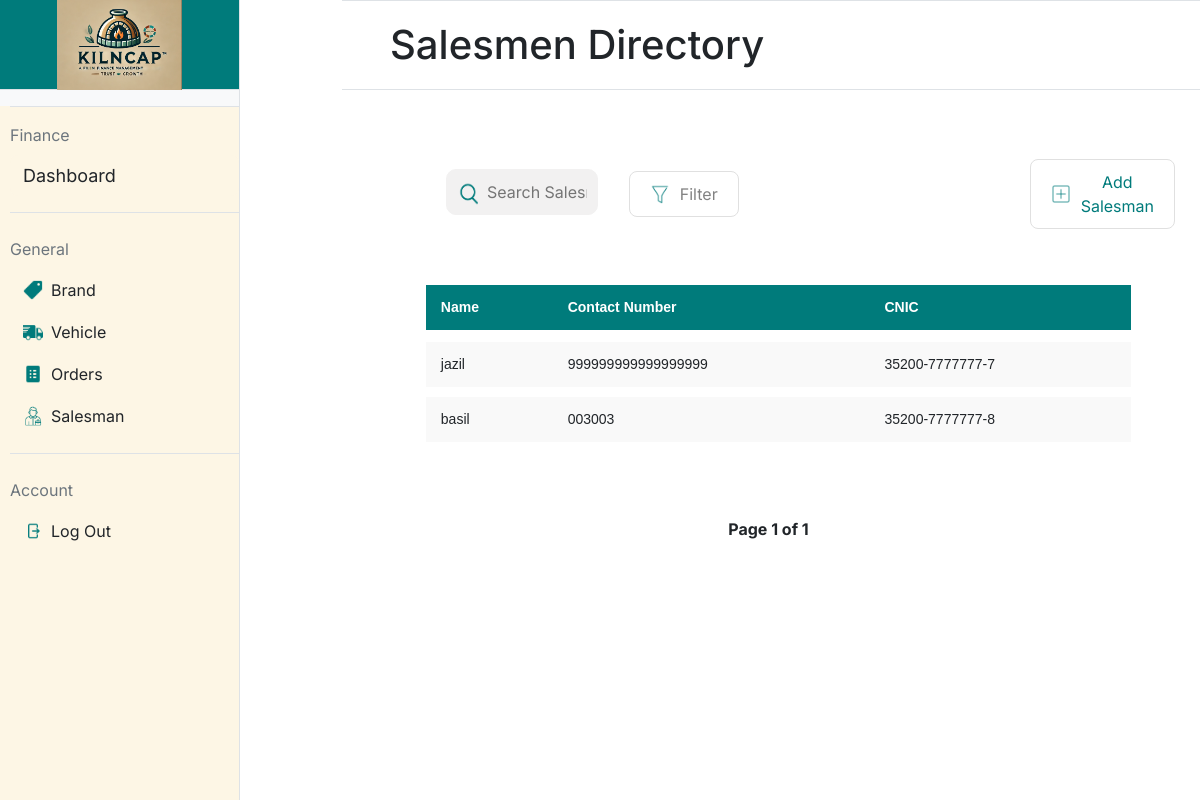
Page /salesman on the earlier database version.
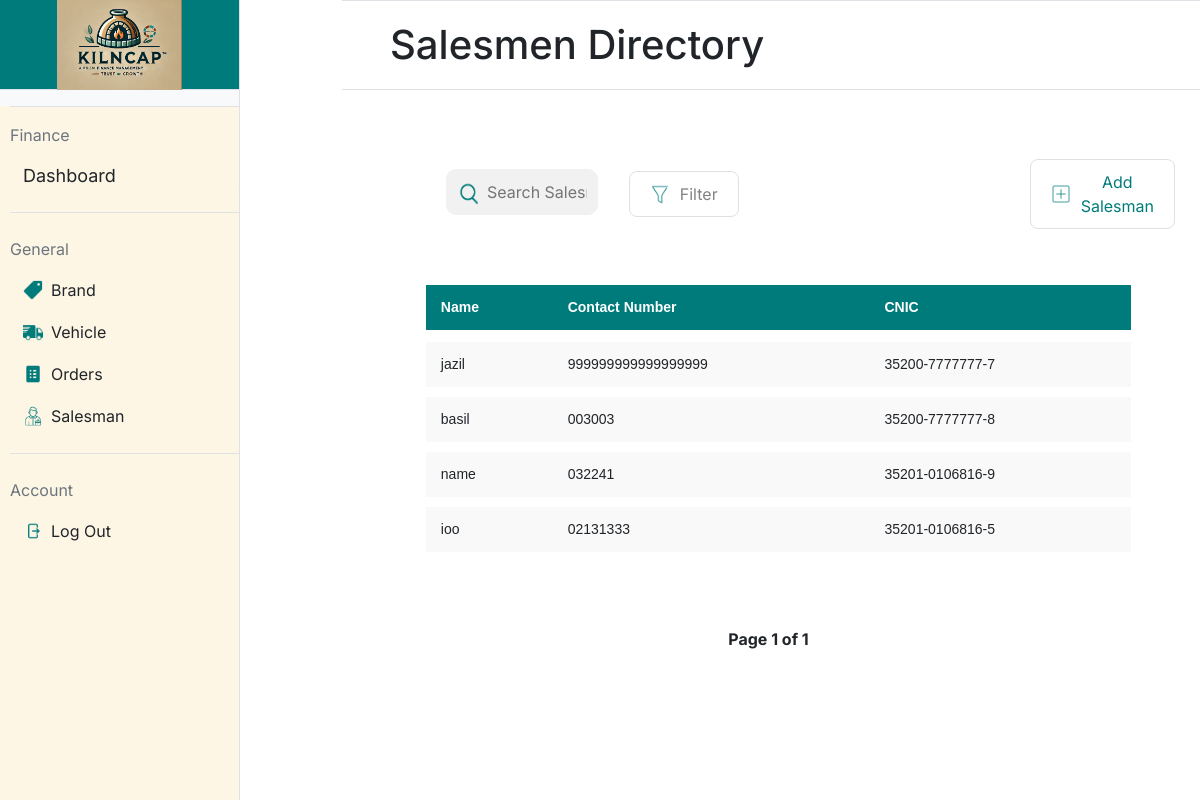
Same page on the later database version.
### app.py (models this page shows, shortened)
class Salesman(db.Model):
    __tablename__ = 'salesmen'
    id = db.Column(db.Integer, primary_key=True)  # Salesman ID (Primary Key)
    name = db.Column(db.String(100), nullable=False)  # Salesman's name
    contact_no = db.Column(db.String(15), unique=True, nullable=False)  # Salesman's contact number
    cnic = db.Column(db.String(15), unique=True, nullable=False)  # Salesman's CNIC (Computerized National Identity Card)

### app.py (the view)
@app.route('/salesman', methods=['GET'])
def salesman():
    page = request.args.get('page', 1, type=int)  # Get the current page number from the URL query parameter
    per_page = 5  # Number of salesmen to display per page
    salesmen_paginated = Salesman.query.paginate(page=page, per_page=per_page)  # Query the salesmen with pagination
    return render_template('salesman.html', salesmen=salesmen_paginated.items, pagination=salesmen_paginated)

### templates/salesman.html (shortened to what this page needs)
{% extends "base.html" %}
{% block title %}
<link rel="stylesheet" href="static/salesman.css">
{% endblock %}
{% block mainheading %}
Salesmen Directory
{% endblock %}
{% block maincontent %}
<div>
    <table style="padding-left: 5.5%;">
        <form action="{{ url_for('salesman_list_buttons') }}" method="post">
            <td style="width:40%; padding-left: 85px;">
                <div style="position: relative; width: 100%;">
                    <img src="/static/icons/search-icon.png"
                        alt="Search Icon"
                        style="position: absolute; left: 7px; top: 60%; transform: translateY(-50%); width: 30px; height: 30px;">
                    <input type="text"
                        placeholder="Search Salesman"
                        style="width: 100%; padding-left: 40px;">
                </div>
            </td>
            <td style="width:10%; padding-left: 30px; padding-top:15px">
                <button class="styled-button" name="button"
                    value="filter_salesman">
                    <img src="/static/icons/filter-icon.png" alt="Icon"
                        class="button-icon">
                    Filter
                </button>
            </td>
            <td style="padding-left: 290px; padding-top:15px">
                <button class="styled-button" name="button"
                    value="add_salesman">
                    <img src="/static/icons/add-icon.png" alt="Icon"
                        class="button-icon">
                    <div style="color:#007B7B">Add Salesman</div>
                </button>
            </td>
        </form>
    </table>
    <div style="padding: 5.5%;">
        <table class="styled-table"
            style="padding-left: 20px; width: 100%; border-collapse: separate; border-spacing: 0 10px;">
            <thead>
                <tr>
                    <th>Name</th>
                    <th>Contact Number</th>
                    <th>CNIC</th>
                </tr>
            </thead>
            <tbody>
                {% for salesman in salesmen %}
                <tr
                    data-url="{{ url_for('salesman_details', salesman_id=salesman.id) }}"
                    onclick="redirectToDetails(this)" style="cursor: pointer;">
                    <td>{{ salesman.name }}</td>
                    <td>{{ salesman.contact_no }}</td>
                    <td>{{ salesman.cnic }}</td>
                </tr>
                {% endfor %}
            </tbody>
        </table>
    </div>
    <div class="pagination">
        <span>Page {{ pagination.page }} of {{ pagination.pages }}</span>
    </div>
</div>
{% endblock %}

Differences in the rows shown:
added Salesman: name "name", contact_no "032241", cnic "35201-0106816-9"
added Salesman: name "ioo", contact_no "02131333", cnic "35201-0106816-5"
